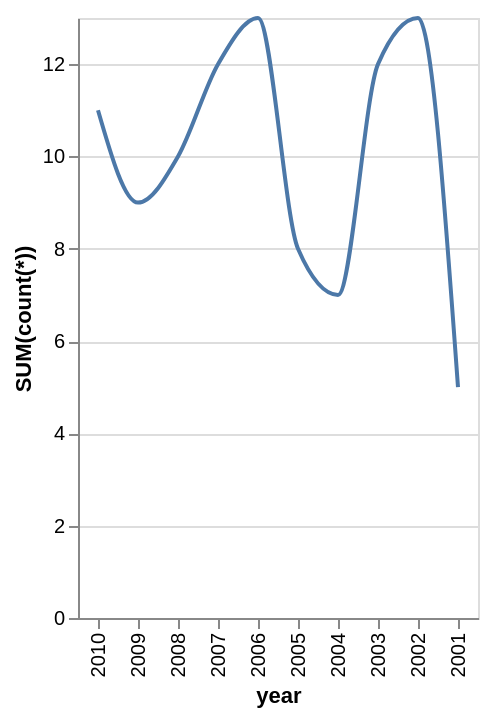

Write a Vega-Lite specification for this figure.
### Vega-Lite specification from a JSON file in a GitHub repository (floating-point values rounded to 4 significant figures)
{"data": {"values": [{"x_data": "2010", "y_data": 11}, {"x_data": "2009", "y_data": 9}, {"x_data": "2008", "y_data": 10}, {"x_data": "2007", "y_data": 12}, {"x_data": "2006", "y_data": 13}, {"x_data": "2005", "y_data": 8}, {"x_data": "2004", "y_data": 7}, {"x_data": "2003", "y_data": 12}, {"x_data": "2002", "y_data": 13}, {"x_data": "2001", "y_data": 5}]}, "mark": {"type": "line", "interpolate": "monotone"}, "encoding": {"x": {"field": "x_data", "type": "nominal", "title": "year", "sort": "descending"}, "y": {"field": "y_data", "type": "quantitative", "title": "SUM(count(*))"}}}
